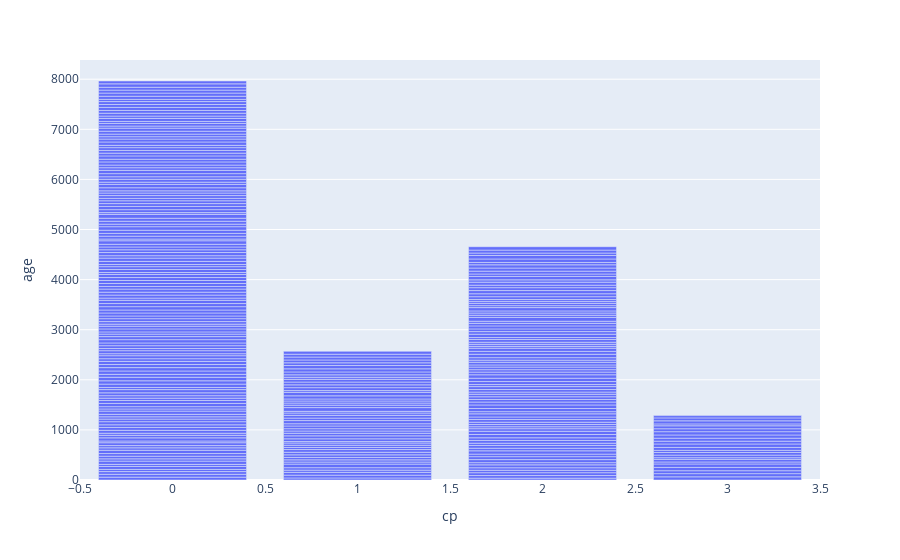

This figure's notebook cell:
### Markdown cell above
### Plotly Visvalization

### Code cell
px.bar(data_frame=data,x='cp',y='age')

### Figure 1 — Plotly figure (JSON) as saved in the notebook; plotly's stock layout.template omitted (floating-point values rounded to 4 significant figures; data arrays with more than 128 entries replaced by an {"elided": "..."} marker saying what was removed)
{"data": [{"alignmentgroup": "True", "hoverlabel": {"namelength": 0}, "hovertemplate": "cp=%{x}<br>age=%{y}", "legendgroup": "", "marker": {"color": "#636efa"}, "name": "", "offsetgroup": "", "orientation": "v", "showlegend": false, "textposition": "auto", "type": "bar", "x": {"elided": "303 int values"}, "xaxis": "x", "y": {"elided": "303 int values"}, "yaxis": "y"}], "layout": {"barmode": "relative", "legend": {"tracegroupgap": 0}, "margin": {"t": 60}, "xaxis": {"anchor": "y", "domain": [0, 1], "title": {"text": "cp"}}, "yaxis": {"anchor": "x", "domain": [0, 1], "title": {"text": "age"}}}}
